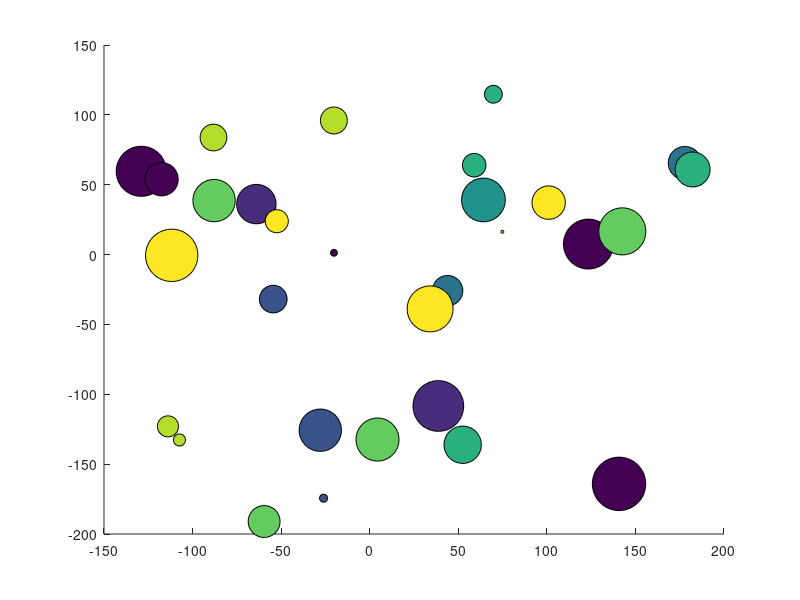

The MATLAB script that drew this image: (Note: this script raises an error after producing the figure.)
x = 80 * randn(1, 30);
y = 80 * randn(size(x));
r = randi(1500, size(x));
c = randi(10, size(x));
fig = figure;
scatter(x, y, r, c, 'filled', 'MarkerEdgeColor', 'k')

% PLOTLY 
p = plotlyfigure(gcf);
plotly(p,false);
plotly_url = p.Response.url; 
